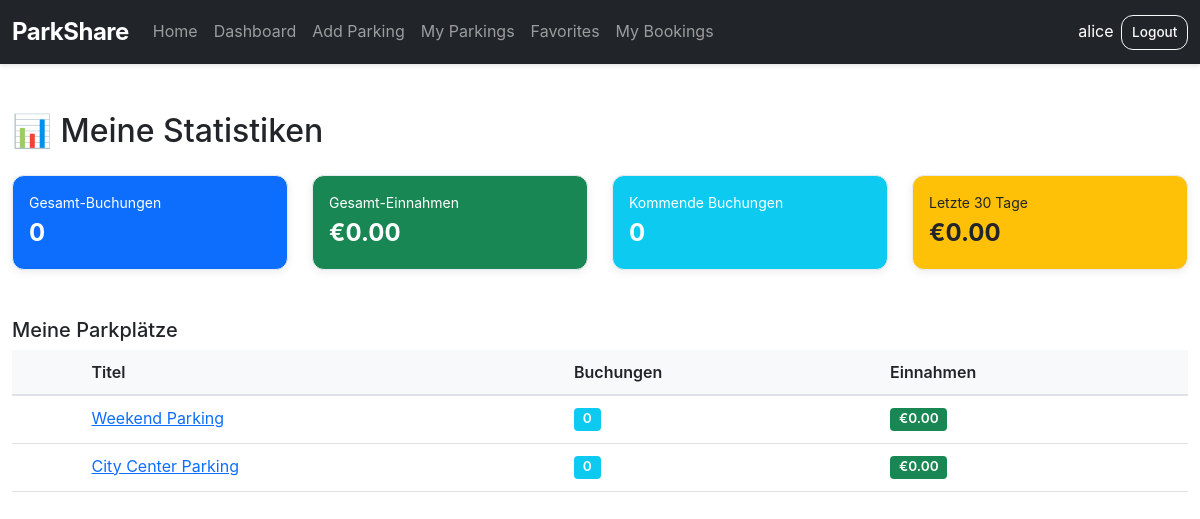
/statistics.php (signed in), run on the app's committed database.
### tables this page shows
CREATE TABLE parkings (
              id INT AUTO_INCREMENT PRIMARY KEY,
              owner_id INT NOT NULL,
              title VARCHAR(100) NOT NULL DEFAULT '',
              description TEXT DEFAULT NULL,
              price DECIMAL(10,2) NOT NULL DEFAULT 0.00,
               
              status ENUM('draft','pending','approved','rejected') DEFAULT 'draft',
             
             
               
              district_id INT NULL,
              neighborhood_id INT NULL,
              created_at TIMESTAMP DEFAULT CURRENT_TIMESTAMP,
              modified_at TIMESTAMP DEFAULT CURRENT_TIMESTAMP ON UPDATE CURRENT_TIMESTAMP,
              FOREIGN KEY (owner_id) REFERENCES users(id),
              FOREIGN KEY (district_id) REFERENCES districts(id) ON DELETE RESTRICT,
              FOREIGN KEY (neighborhood_id) REFERENCES neighborhoods(id) ON DELETE RESTRICT,
              INDEX idx_parking_district (district_id),
              INDEX idx_parking_neighborhood (neighborhood_id)
);

### public/statistics.php (the view, shortened to what this page needs)
<?php
include "includes/header.php";
$userId = (int)$_SESSION['user_id'];
$totStmt = $conn->prepare(
    "SELECT COUNT(b.id) AS total_bookings, COALESCE(SUM((DATEDIFF(b.booking_end, b.booking_start) + 1) * b.price_day),0) AS total_earnings
     FROM bookings b JOIN parkings p ON p.id = b.parking_id WHERE p.owner_id = ?"
);
$totStmt->bind_param("i", $userId);
$totStmt->execute();
$totRow = $totStmt->get_result()->fetch_assoc();
$upStmt = $conn->prepare(
    "SELECT COUNT(b.id) AS upcoming FROM bookings b JOIN parkings p ON p.id = b.parking_id WHERE p.owner_id = ? AND b.booking_end >= CURDATE()"
);
$upStmt->bind_param("i", $userId);
$upStmt->execute();
$upRow = $upStmt->get_result()->fetch_assoc();
$l30Stmt = $conn->prepare(
    "SELECT COALESCE(SUM((DATEDIFF(b.booking_end, b.booking_start) + 1) * b.price_day),0) AS last30 FROM bookings b JOIN parkings p ON p.id = b.parking_id WHERE p.owner_id = ? AND b.created_at >= DATE_SUB(NOW(), INTERVAL 30 DAY)"
);
$l30Stmt->bind_param("i", $userId);
$l30Stmt->execute();
$l30Row = $l30Stmt->get_result()->fetch_assoc();
$perStmt = $conn->prepare(
    "SELECT p.id, p.title, COUNT(b.id) AS bookings, COALESCE(SUM((DATEDIFF(b.booking_end, b.booking_start) + 1) * b.price_day),0) AS earnings
     FROM parkings p LEFT JOIN bookings b ON b.parking_id = p.id WHERE p.owner_id = ? GROUP BY p.id ORDER BY earnings DESC"
);
$perStmt->bind_param("i", $userId);
$perStmt->execute();
$perRes = $perStmt->get_result();
$perRows = [];
while ($r = $perRes->fetch_assoc()) {
    $allBookingsStmt = $conn->prepare(
        "SELECT b.booking_start, b.booking_end, b.price_day, DATEDIFF(b.booking_end, b.booking_start) + 1 AS days, (DATEDIFF(b.booking_end, b.booking_start) + 1) * b.price_day AS total_paid,
                CASE WHEN b.booking_end >= CURDATE() THEN 'upcoming' ELSE 'past' END AS booking_type
         FROM bookings b WHERE b.parking_id = ? ORDER BY b.booking_start DESC"
    );
    $allBookingsStmt->bind_param("i", $r['id']);
    $allBookingsStmt->execute();
    $allBookings = $allBookingsStmt->get_result()->fetch_all(MYSQLI_ASSOC);
    $r['upcoming_bookings'] = array_filter($allBookings, fn($b) => $b['booking_type'] === 'upcoming');
    $r['past_bookings'] = array_filter($allBookings, fn($b) => $b['booking_type'] === 'past');
    $perRows[] = $r;
}
?>
<!DOCTYPE html>
<html lang="de">
<body>
<div class="container-fluid mt-5">
    <h2>📊 Meine Statistiken</h2>
    <div class="row mt-4 mb-5">
        <div class="col-md-3">
            <div class="card p-3 bg-primary text-white">
                <div class="small">Gesamt-Buchungen</div>
                <div class="fs-4 fw-bold"><?= (int)$totRow['total_bookings'] ?></div>
            </div>
        </div>
        <div class="col-md-3">
            <div class="card p-3 bg-success text-white">
                <div class="small">Gesamt-Einnahmen</div>
                <div class="fs-4 fw-bold">€<?= number_format((float)$totRow['total_earnings'], 2) ?></div>
            </div>
        </div>
        <div class="col-md-3">
            <div class="card p-3 bg-info text-white">
                <div class="small">Kommende Buchungen</div>
                <div class="fs-4 fw-bold"><?= (int)$upRow['upcoming'] ?></div>
            </div>
        </div>
        <div class="col-md-3">
            <div class="card p-3 bg-warning text-dark">
                <div class="small">Letzte 30 Tage</div>
                <div class="fs-4 fw-bold">€<?= number_format((float)$l30Row['last30'], 2) ?></div>
            </div>
        </div>
    </div>
    <h5 class="mt-5">Meine Parkplätze</h5>
    <div class="table-responsive">
        <table class="table table-sm">
            <thead>
                <tr>
                    <th></th>
                    <th>Titel</th>
                    <th>Buchungen</th>
                    <th>Einnahmen</th>
                </tr>
            </thead>
            <tbody>
                <?php foreach ($perRows as $p): ?>
                    <tr style="cursor: pointer;" data-bs-toggle="collapse" data-bs-target="#bookings<?= $p['id'] ?>">
                        <td><i class="bi bi-chevron-right"></i></td>
                        <td><a href="parking.php?id=<?= (int)$p['id'] ?>"><?= htmlspecialchars($p['title']) ?></a></td>
                        <td><span class="badge bg-info"><?= (int)$p['bookings'] ?></span></td>
                        <td><span class="badge bg-success">€<?= number_format((float)$p['earnings'], 2) ?></span></td>
                    </tr>
                <?php endforeach; ?>
            </tbody>
        </table>
    </div>
</div>
</body>
</html>

### public/css/style.css (style rules this page uses)
:root { --primary-color: #0d6efd; --success-color: #198754; --danger-color: #dc3545; --warning-color: #ffc107; --info-color: #0dcaf0; --light-color: #f8f9fa; --dark-color: #212529; --border-radius: 0.75rem; --box-shadow: 0 4px 15px rgba(0, 0, 0, 0.15); }
* { box-sizing: border-box; }
body { font-family: -apple-system, BlinkMacSystemFont, "Segoe UI", Roboto, "Helvetica Neue", Arial, sans-serif; color: var(--dark-color); background-color: #fff; line-height: 1.6; }
body { display: flex; flex-direction: column; min-height: 100vh; }
.card { border: 1px solid #e9ecef; border-radius: var(--border-radius); box-shadow: 0 2px 8px rgba(0, 0, 0, 0.08); transition: all 0.3s ease; }
.badge { padding: 0.35em 0.65em; border-radius: 0.25rem; font-size: 0.85em; font-weight: 600; }
.table { border-collapse: collapse; width: 100%; margin-bottom: 1rem; }
.table th { background-color: var(--light-color); font-weight: 600; border-bottom: 2px solid #dee2e6; padding: 0.75rem; text-align: left; color: #212529; }
.table td { padding: 0.75rem; border-bottom: 1px solid #dee2e6; }
.mt-4 { margin-top: 1.5rem; }
.mt-5 { margin-top: 3rem; }
.mb-5 { margin-bottom: 3rem; }
.p-3 { padding: 1rem; }

### data on the page
parkings: title "Weekend Parking", bookings "0", earnings "0.00"
parkings: title "City Center Parking", bookings "0", earnings "0.00"

### other printed values
$username "alice"
$totRow['total_bookings'] "0"
$totRow['total_earnings'] "0.00"
$upRow['upcoming'] "0"
$l30Row['last30'] "0.00"
